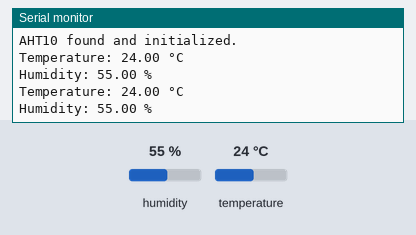
The sketch below on a simulated Arduino Uno, built with avr-gcc and run on an emulated ATmega328P. On the bench: the last lines printed to the serial monitor. Inputs (shaded band) come from the test bench; at power-on: humidity 55 %, temperature 24 °C.

Above: at 2.9 s.
3.0 s: humidity set to 22 %
At 5.2 s:
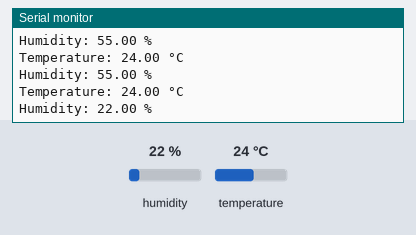
5.8 s: temperature set to 12 °C
At 7.3 s:
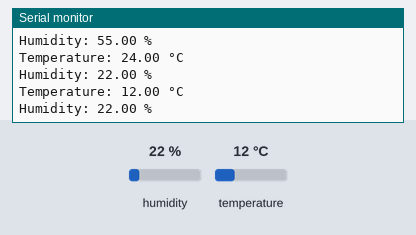
8.6 s: humidity set to 40 %
At 11.5 s:
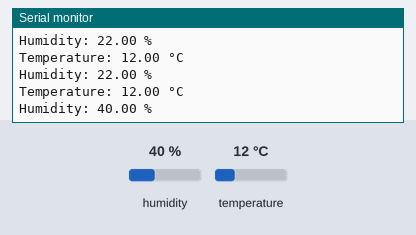
Timing chart, 0 to 13.0 s (numbered marks = the images above; inputs shaded):
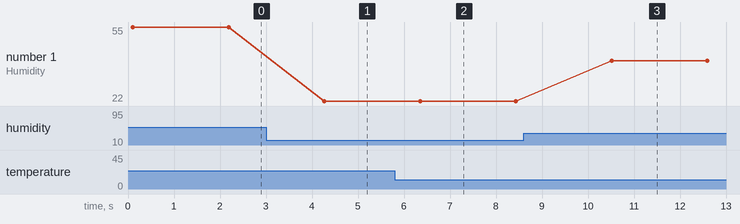

The sketch:

AHT10.ino
```cpp
#include <Wire.h>
#include <Adafruit_AHTX0.h>

Adafruit_AHTX0 aht;

void setup() {
  Serial.begin(9600);
  Serial.println("AHT10 Sensor Test");

  if (!aht.begin()) {
    Serial.println("Failed to find AHT10 sensor!");
    while (1) delay(10);
  }
  Serial.println("AHT10 found and initialized.");
}

void loop() {
  sensors_event_t humidity, temp;
  aht.getEvent(&humidity, &temp);  // Read temperature and humidity

  Serial.print("Temperature: ");
  Serial.print(temp.temperature);
  Serial.println(" °C");

  Serial.print("Humidity: ");
  Serial.print(humidity.relative_humidity);
  Serial.println(" %");

  delay(2000);  // Wait 2 seconds before next reading
}
```

Measured:
- after the input at 3.0 s, the serial monitor: prints a new line after 1.3 s (image 1)
- after the input at 5.8 s, the serial monitor: prints a new line after 0.52 s (image 2)
- after the input at 8.6 s, the serial monitor: prints a new line after 1.9 s (image 3)
- plotted number 1: 55 → 22 after the input at 3.0 s, 22 → 40 after the input at 8.6 s
